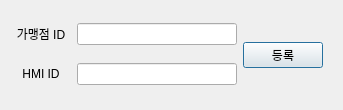
<?xml version="1.0" encoding="UTF-8"?>
<ui version="4.0">
 <class>Dia_Register_HMI</class>
 <widget class="QDialog" name="Dia_Register_HMI">
  <property name="geometry">
   <rect>
    <x>0</x>
    <y>0</y>
    <width>343</width>
    <height>110</height>
   </rect>
  </property>
  <property name="windowTitle">
   <string>Dialog</string>
  </property>
  <layout class="QHBoxLayout" name="horizontalLayout_4">
   <item>
    <layout class="QVBoxLayout" name="verticalLayout">
     <item>
      <layout class="QHBoxLayout" name="horizontalLayout">
       <item>
        <widget class="QLabel" name="lb_id">
         <property name="minimumSize">
          <size>
           <width>60</width>
           <height>0</height>
          </size>
         </property>
         <property name="text">
          <string>가맹점 ID</string>
         </property>
         <property name="alignment">
          <set>Qt::AlignmentFlag::AlignCenter</set>
         </property>
        </widget>
       </item>
       <item>
        <widget class="QLineEdit" name="le_id">
         <property name="minimumSize">
          <size>
           <width>100</width>
           <height>0</height>
          </size>
         </property>
        </widget>
       </item>
      </layout>
     </item>
     <item>
      <layout class="QHBoxLayout" name="horizontalLayout_2">
       <item>
        <widget class="QLabel" name="lb_name">
         <property name="minimumSize">
          <size>
           <width>60</width>
           <height>0</height>
          </size>
         </property>
         <property name="text">
          <string>HMI ID</string>
         </property>
         <property name="alignment">
          <set>Qt::AlignmentFlag::AlignCenter</set>
         </property>
        </widget>
       </item>
       <item>
        <widget class="QLineEdit" name="le_name"/>
       </item>
      </layout>
     </item>
    </layout>
   </item>
   <item>
    <layout class="QVBoxLayout" name="verticalLayout_2">
     <property name="rightMargin">
      <number>9</number>
     </property>
     <item>
      <widget class="QPushButton" name="btn_register">
       <property name="text">
        <string>등록</string>
       </property>
      </widget>
     </item>
    </layout>
   </item>
  </layout>
 </widget>
 <resources/>
 <connections/>
</ui>
